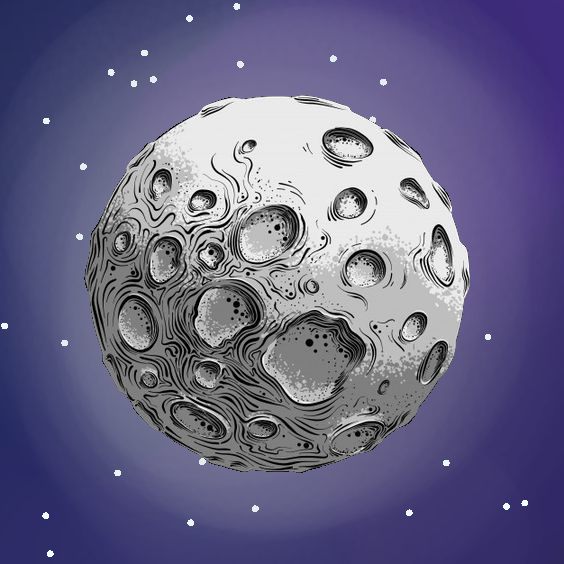
#> input picture src/test2.jpg, 564 x 564 px
$ python image_clipper.py
#> lines starting #> are read from the running program, lines starting #| are printed output that depends on the picture
from PIL import Image

img = Image.open("src/test2.jpg")
#> img is the input picture: PIL image 564x564 RGB; mean R, G, B 103.7, 100.8, 133.9
width, height = img.size
#> width = 564; height = 564
square_size = min(width, height)
#> square_size = 564
img = img.crop(((width-square_size) // 2, (height-square_size) // 2,
        (width+square_size) // 2, (height+square_size) // 2))
block_size = square_size // 5
#> block_size = 112

for i in range(0, 5):
    for j in range(0, 5):
        # Crop the block
        block = img.crop((j*block_size, i*block_size, j*block_size+block_size, i*block_size+block_size))

        # Save the block
        block.save(f"src/puzzle/{i}_{j}.png")
#> this loop made 5 passes
#> pass 1, `block.save(f"src/puzzle/{i}_{j}.png")`:
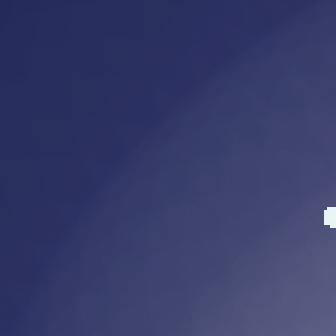
#> saved as 0_0.png: PIL image 112x112 RGB (shown 3 times larger); mean R, G, B 54.9, 59.7, 105.2
#> pass 1, `block.save(f"src/puzzle/{i}_{j}.png")`:
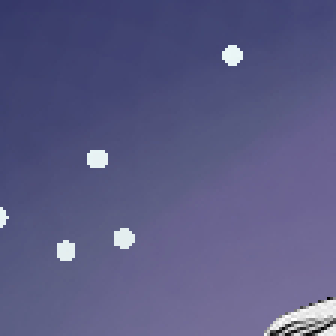
#> saved as 0_1.png: PIL image 112x112 RGB (shown 3 times larger); mean R, G, B 90.4, 90.4, 131.5
#> pass 1, `block.save(f"src/puzzle/{i}_{j}.png")`:
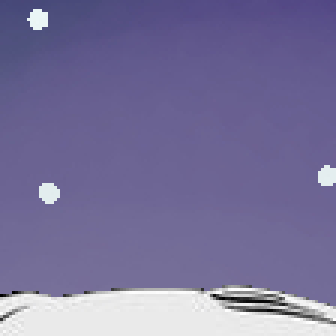
#> saved as 0_2.png: PIL image 112x112 RGB (shown 3 times larger); mean R, G, B 120, 113.8, 154.7
#> pass 1, `block.save(f"src/puzzle/{i}_{j}.png")`:
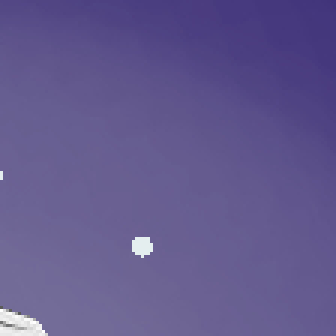
#> saved as 0_3.png: PIL image 112x112 RGB (shown 3 times larger); mean R, G, B 98.3, 88.5, 142.1
#> after the loop:
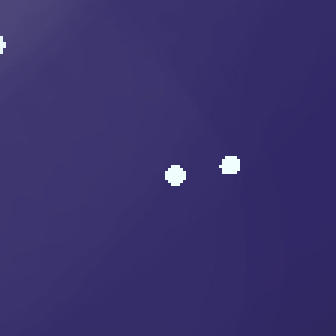
#> block: PIL image 112x112 RGB (shown 3 times larger); mean R, G, B 57.3, 49.4, 108.2
